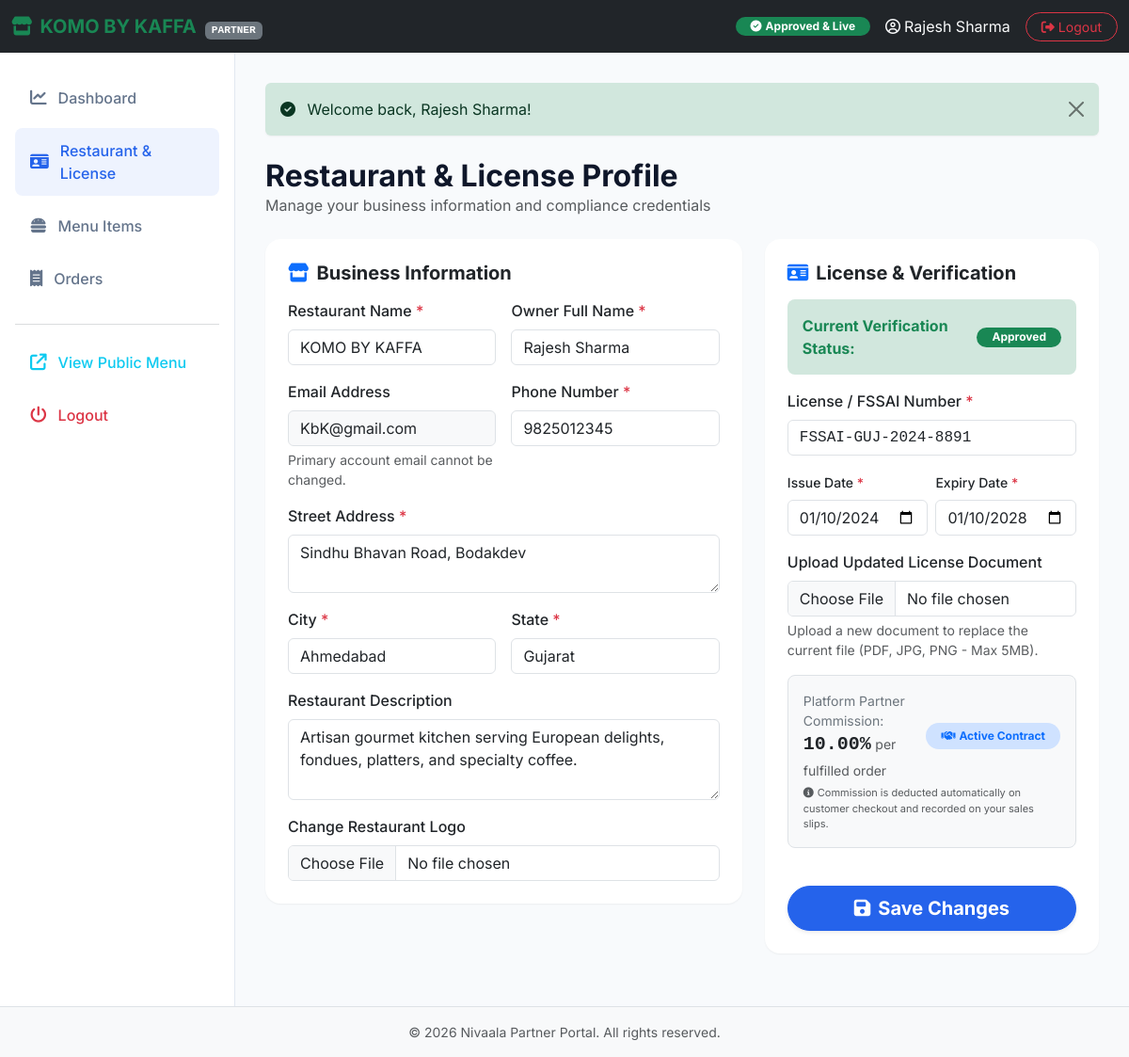
/restaurant/profile.php (signed in), run on the app's committed database.
### tables this page shows
CREATE TABLE `restaurants` (
  `id` int(11) NOT NULL AUTO_INCREMENT,
  `owner_id` int(11) NOT NULL,
  `restaurant_name` varchar(150) NOT NULL,
  `owner_name` varchar(150) NOT NULL,
  `email` varchar(150) NOT NULL,
  `phone` varchar(20) NOT NULL,
  `address` text NOT NULL,
  `city` varchar(100) NOT NULL,
  `state` varchar(100) NOT NULL,
  `license_number` varchar(100) NOT NULL,
  `license_issue_date` date NOT NULL,
  `license_expiry_date` date NOT NULL,
  `license_document` varchar(255) NOT NULL,
  `logo` varchar(255) DEFAULT NULL,
  `description` text DEFAULT NULL,
  `commission_rate` decimal(5,2) NOT NULL DEFAULT 10.00,
  `status` enum('Pending','Approved','Rejected','Suspended') NOT NULL DEFAULT 'Pending',
  `rejection_reason` text DEFAULT NULL,
  `approved_by` int(11) DEFAULT NULL,
  `approved_at` datetime DEFAULT NULL,
  `created_at` timestamp NOT NULL DEFAULT current_timestamp(),
  `updated_at` timestamp NOT NULL DEFAULT current_timestamp() ON UPDATE current_timestamp(),
  PRIMARY KEY (`id`),
  UNIQUE KEY `email` (`email`),
  UNIQUE KEY `license_number` (`license_number`),
  KEY `owner_id` (`owner_id`),
  KEY `approved_by` (`approved_by`),
  CONSTRAINT `restaurants_ibfk_1` FOREIGN KEY (`owner_id`) REFERENCES `users` (`id`) ON DELETE CASCADE,
  CONSTRAINT `restaurants_ibfk_2` FOREIGN KEY (`approved_by`) REFERENCES `users` (`id`) ON DELETE SET NULL
);

### restaurant/profile.php (the view, shortened to what this page needs)
<?php
include_once 'includes/header.php';
?>
<div class="d-flex justify-content-between align-items-center mb-4">
  <div>
    <h2 class="fw-bold mb-0">Restaurant & License Profile</h2>
    <p class="text-muted mb-0">Manage your business information and compliance credentials</p>
  </div>
</div>
<form method="POST" action="profile.php" enctype="multipart/form-data">
  <div class="row g-4">
    <div class="col-lg-7">
      <div class="card border-0 shadow-sm-custom p-4 mb-4" style="border-radius: 16px;">
        <h5 class="fw-bold mb-3"><i class="fa-solid fa-store text-primary me-2"></i>Business Information</h5>
        <div class="row g-3">
          <div class="col-md-6">
            <label class="form-label fw-medium">Restaurant Name <span class="text-danger">*</span></label>
            <input type="text" name="restaurant_name" class="form-control" value="<?php echo htmlspecialchars($restaurant['restaurant_name']); ?>" required>
          </div>
          <div class="col-md-6">
            <label class="form-label fw-medium">Owner Full Name <span class="text-danger">*</span></label>
            <input type="text" name="owner_name" class="form-control" value="<?php echo htmlspecialchars($restaurant['owner_name']); ?>" required>
          </div>
          <div class="col-md-6">
            <label class="form-label fw-medium">Email Address</label>
            <input type="email" class="form-control bg-light" value="<?php echo htmlspecialchars($restaurant['email']); ?>" readonly>
            <div class="form-text text-muted">Primary account email cannot be changed.</div>
          </div>
          <div class="col-md-6">
            <label class="form-label fw-medium">Phone Number <span class="text-danger">*</span></label>
            <input type="tel" name="phone" class="form-control" value="<?php echo htmlspecialchars($restaurant['phone']); ?>" required>
          </div>
          <div class="col-12">
            <label class="form-label fw-medium">Street Address <span class="text-danger">*</span></label>
            <textarea name="address" class="form-control" rows="2" required><?php echo htmlspecialchars($restaurant['address']); ?></textarea>
          </div>
          <div class="col-md-6">
            <label class="form-label fw-medium">City <span class="text-danger">*</span></label>
            <input type="text" name="city" class="form-control" value="<?php echo htmlspecialchars($restaurant['city']); ?>" required>
          </div>
          <div class="col-md-6">
            <label class="form-label fw-medium">State <span class="text-danger">*</span></label>
            <input type="text" name="state" class="form-control" value="<?php echo htmlspecialchars($restaurant['state']); ?>" required>
          </div>
          <div class="col-12">
            <label class="form-label fw-medium">Restaurant Description</label>
            <textarea name="description" class="form-control" rows="3" placeholder="Tell customers about your kitchen, specialties, etc."><?php echo htmlspecialchars($restaurant['description'] ?? ''); ?></textarea>
          </div>
          <div class="col-12">
            <label class="form-label fw-medium">Change Restaurant Logo</label>
            <div class="d-flex align-items-center gap-3">
              <input type="file" name="logo" class="form-control" accept=".jpg,.jpeg,.png,.webp">
            </div>
          </div>
        </div>
      </div>
    </div>
    <div class="col-lg-5">
      <div class="card border-0 shadow-sm-custom p-4 mb-4" style="border-radius: 16px;">
        <h5 class="fw-bold mb-3"><i class="fa-solid fa-id-card text-primary me-2"></i>License & Verification</h5>
        <div class="p-3 mb-3 rounded-3 <?php echo $restaurant['status'] === 'Approved' ? 'bg-success-subtle text-success' : ($restaurant['status'] === 'Pending' ? 'bg-warning-subtle text-dark' : 'bg-danger-subtle text-danger'); ?>">
          <div class="d-flex justify-content-between align-items-center">
            <strong>Current Verification Status:</strong>
            <span class="badge <?php echo $restaurant['status'] === 'Approved' ? 'bg-success' : ($restaurant['status'] === 'Pending' ? 'bg-warning text-dark' : 'bg-danger'); ?> px-3 py-1.5 rounded-pill">
              <?php echo $restaurant['status']; ?>
            </span>
          </div>
        </div>
        <div class="mb-3">
          <label class="form-label fw-medium">License / FSSAI Number <span class="text-danger">*</span></label>
          <input type="text" name="license_number" class="form-control font-monospace" value="<?php echo htmlspecialchars($restaurant['license_number']); ?>" required>
        </div>
        <div class="row g-2 mb-3">
          <div class="col-6">
            <label class="form-label fw-medium small">Issue Date <span class="text-danger">*</span></label>
            <input type="date" name="license_issue_date" class="form-control" value="<?php echo htmlspecialchars($restaurant['license_issue_date']); ?>" required>
          </div>
          <div class="col-6">
            <label class="form-label fw-medium small">Expiry Date <span class="text-danger">*</span></label>
            <input type="date" name="license_expiry_date" class="form-control" value="<?php echo htmlspecialchars($restaurant['license_expiry_date']); ?>" required>
          </div>
        </div>
        <div class="mb-3">
          <label class="form-label fw-medium">Upload Updated License Document</label>
          <input type="file" name="license_document" class="form-control" accept=".pdf,.jpg,.jpeg,.png">
          <div class="form-text text-muted">Upload a new document to replace the current file (PDF, JPG, PNG - Max 5MB).</div>
        </div>
        <div class="p-3 mb-3 rounded-3 bg-light border">
          <div class="d-flex justify-content-between align-items-center">
            <div>
              <span class="text-secondary small d-block">Platform Partner Commission:</span>
              <strong class="text-dark fs-5 font-monospace"><?php echo number_format((float)($restaurant['commission_rate'] ?? 10.00), 2); ?>%</strong>
              <span class="text-muted small">per fulfilled order</span>
            </div>
            <span class="badge bg-primary-subtle text-primary rounded-pill px-3 py-2">
              <i class="fa-solid fa-handshake me-1"></i>Active Contract
            </span>
          </div>
          <div class="text-muted small mt-1" style="font-size: 11px;">
            <i class="fa-solid fa-circle-info me-1"></i>Commission is deducted automatically on customer checkout and recorded on your sales slips.
          </div>
        </div>
        <div class="d-grid mt-4">
          <button type="submit" class="btn btn-primary btn-lg rounded-pill fw-bold shadow-sm">
            <i class="fa-solid fa-floppy-disk me-2"></i>Save Changes
          </button>
        </div>
      </div>
    </div>
  </div>
</form>
<?php include_once 'includes/footer.php'; ?>

### restaurant/includes/header.php (shortened to what this page needs)
<?php
require_once '../config/db.php';
$owner_id = $_SESSION['user_id'];
$restaurant = null;
try {
    $stmt = $conn->prepare("SELECT * FROM restaurants WHERE owner_id = ?");
    $stmt->execute([$owner_id]);
    $restaurant = $stmt->fetch();
} catch (PDOException $e) {}
$current_page = basename($_SERVER['PHP_SELF']);
?>
<!DOCTYPE html>
<html lang="en">
<head>
  <link href="https://cdn.jsdelivr.net/npm/bootstrap@5.3.0/dist/css/bootstrap.min.css" rel="stylesheet">
  <link href="https://cdnjs.cloudflare.com/ajax/libs/font-awesome/6.4.0/css/all.min.css" rel="stylesheet">
  <link href="../assets/css/style.css" rel="stylesheet">
</head>
<body>
  <nav class="navbar navbar-expand-lg navbar-dark bg-dark sticky-top">
    <div class="container-fluid">
      <a class="navbar-brand fw-bold text-success d-flex align-items-center" href="dashboard.php">
        <i class="fa-solid fa-store me-2 text-success"></i>
        <span><?php echo htmlspecialchars($restaurant['restaurant_name']); ?> <span class="badge bg-secondary text-sm font-monospace ms-1" style="font-size: 0.7rem;">PARTNER</span></span>
      </a>
      <div class="ms-auto d-flex align-items-center gap-3">
        <?php if ($restaurant['status'] === 'Approved'): ?>
          <span class="badge bg-success px-3 py-1.5 rounded-pill d-none d-sm-inline-block"><i class="fa-solid fa-circle-check me-1"></i>Approved & Live</span>
        <?php elseif ($restaurant['status'] === 'Pending'): ?>
          <span class="badge bg-warning text-dark px-3 py-1.5 rounded-pill d-none d-sm-inline-block"><i class="fa-solid fa-clock me-1"></i>Pending Admin Approval</span>
        <?php elseif ($restaurant['status'] === 'Rejected'): ?>
          <span class="badge bg-danger px-3 py-1.5 rounded-pill d-none d-sm-inline-block"><i class="fa-solid fa-circle-xmark me-1"></i>Action Required (Rejected)</span>
        <?php elseif ($restaurant['status'] === 'Suspended'): ?>
          <span class="badge bg-secondary px-3 py-1.5 rounded-pill d-none d-sm-inline-block"><i class="fa-solid fa-ban me-1"></i>Suspended</span>
        <?php endif; ?>
        <span class="text-light d-none d-md-inline"><i class="fa-regular fa-user-circle me-1"></i><?php echo htmlspecialchars($_SESSION['user_name']); ?></span>
        <a href="../logout.php" class="btn btn-outline-danger btn-sm rounded-pill px-3"><i class="fa-solid fa-right-from-bracket me-1"></i>Logout</a>
      </div>
    </div>
  </nav>
  <div class="admin-container">
    <aside class="admin-sidebar shadow-sm">
      <nav class="nav flex-column">
        <a href="dashboard.php" class="sidebar-link <?php echo $current_page === 'dashboard.php' ? 'active' : ''; ?>">
          <i class="fa-solid fa-chart-line"></i>Dashboard
        </a>
        <a href="profile.php" class="sidebar-link <?php echo $current_page === 'profile.php' ? 'active' : ''; ?>">
          <i class="fa-solid fa-id-card"></i>Restaurant & License
        </a>
        <a href="food-items.php" class="sidebar-link <?php echo $current_page === 'food-items.php' ? 'active' : ''; ?>">
          <i class="fa-solid fa-burger"></i>Menu Items
        </a>
        <a href="orders.php" class="sidebar-link <?php echo $current_page === 'orders.php' ? 'active' : ''; ?>">
          <i class="fa-solid fa-receipt"></i>Orders
        </a>
        <hr class="my-3 text-secondary">
        <a href="../index.php?restaurant_id=<?php echo $restaurant['id']; ?>" class="sidebar-link text-info" target="_blank">
          <i class="fa-solid fa-arrow-up-right-from-square"></i>View Public Menu
        </a>
        <a href="../logout.php" class="sidebar-link text-danger">
          <i class="fa-solid fa-power-off"></i>Logout
        </a>
      </nav>
    </aside>
    <main class="admin-content">
      <?php if (isset($_SESSION['success'])): ?>
        <div class="alert alert-success alert-dismissible fade show border-0 shadow-sm-custom mb-4" role="alert">
          <i class="fa-solid fa-circle-check me-2"></i>
          <?php echo $_SESSION['success']; unset($_SESSION['success']); ?>
          <button type="button" class="btn-close" data-bs-dismiss="alert" aria-label="Close"></button>
        </div>
      <?php endif; ?>

### assets/css/style.css (style rules this page uses)
:root { --bg-color: #F8FAFC; --primary-color: #2563EB; --secondary-color: #4F46E5; --ai-accent: #7C3AED; --success-color: #10B981; --text-color: #0F172A; --text-secondary: #64748B; --card-bg: #FFFFFF; --border-color: #E2E8F0; }
body { background-color: var(--bg-color); color: var(--text-color); font-family: 'Inter', -apple-system, BlinkMacSystemFont, "Segoe UI", Roboto, "Helvetica Neue", Arial, sans-serif; min-height: 100vh; display: flex; flex-direction: column; }
main { flex: 1; }
.btn-primary { background-color: var(--primary-color); border-color: var(--primary-color); }
.admin-container { display: flex; min-height: calc(100vh - 56px); }
.admin-sidebar { width: 250px; background-color: var(--card-bg); border-right: 1px solid var(--border-color); padding: 1.5rem 1rem; }
.admin-content { flex: 1; padding: 2rem; background-color: var(--bg-color); }
.sidebar-link { display: flex; align-items: center; padding: 0.75rem 1rem; color: var(--text-secondary); text-decoration: none; border-radius: 8px; font-weight: 500; margin-bottom: 0.5rem; transition: all 0.2s ease; }
.sidebar-link:hover, .sidebar-link.active { background-color: rgba(37, 99, 235, 0.08); color: var(--primary-color); }
.sidebar-link i { margin-right: 0.75rem; font-size: 1.1rem; }
.shadow-sm-custom { box-shadow: 0 1px 2px 0 rgba(0, 0, 0, 0.05); }

### data on the page
restaurants: restaurant_name "KOMO BY KAFFA", owner_name "Rajesh Sharma", email "KbK@gmail.com", phone "9825012345", address "Sindhu Bhavan Road, Bodakdev", city "Ahmedabad", state "Gujarat", description "Artisan gourmet kitchen serving European delights, fondues, platters, and specialty coffee.", status "Approved", license_number "FSSAI-GUJ-2024-8891", license_issue_date "01/10/2024", license_expiry_date "01/10/2028", commission_rate "10.00"

### other printed values
$_SESSION['user_name'] "Rajesh Sharma"
$_SESSION['success'] "Welcome back, Rajesh Sharma!"
